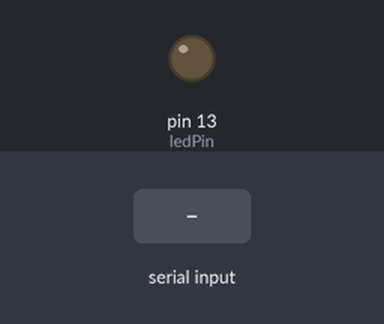
Bench run of a sketch on a simulated Arduino Uno, built with avr-gcc and run on an emulated ATmega328P. On the bench: output pins drawn as LEDs (lit = HIGH). Dashed ring = blinking. The inputs (shaded band) are chosen by the test bench. What the sketch prints to the serial monitor is not drawn.

Above: at 1.2 s.
1.3 s: "90,45\n" received over Serial
At 2.14 s:
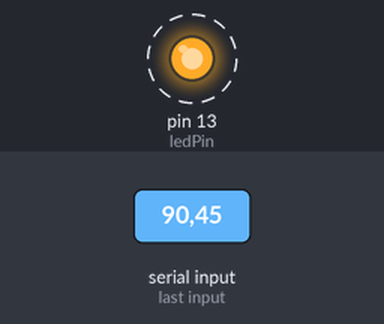
Timing chart, 0 to 6.9 s (numbered marks = the images above; inputs shaded):
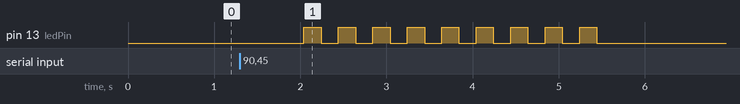

Measured:
- after the input at 1.3 s, pin 13 (ledPin): alternates HIGH for 0.20 s and LOW for 0.20 s, 18 changes in all, then stays LOW, starting after 0.74 s

The sketch:

a07.ino
```cpp
//assignment 7

int ledPin=13;
int incomingByte = 0;   // for incoming serial data
int blinks=0;

void setup()
{
  pinMode(ledPin, OUTPUT); //LED pin as output
  Serial.begin(9600);
}

void loop()
{
  user_prompt();
  blinkLED(blinks);
  delay(2000);
}

int user_prompt()
{
      Serial.print("Enter the number of times for LED to blink.");
                       //while(!Serial.available()){
                      //wait for user input
     if(Serial.available())
     {
                      //read the incoming byte:

       char ch = Serial.read();
       if(isDigit(ch) ) //is this an ascii digit between 0 and 9?
      {
        blinks = (ch - '0'); //ASCII value converted to numeric value
      }

      return blinks;
     }
    else{
    Serial.print("Input outside of range, please enter a number between 0 and 9.");
    }
}


void blinkLED(int blinks)
{
  for(int i=0; i<blinks; i+=1)
 {
    digitalWrite(ledPin, HIGH);
    delay(200);
    digitalWrite(ledPin, LOW);
    delay(200);
 }
}
```
